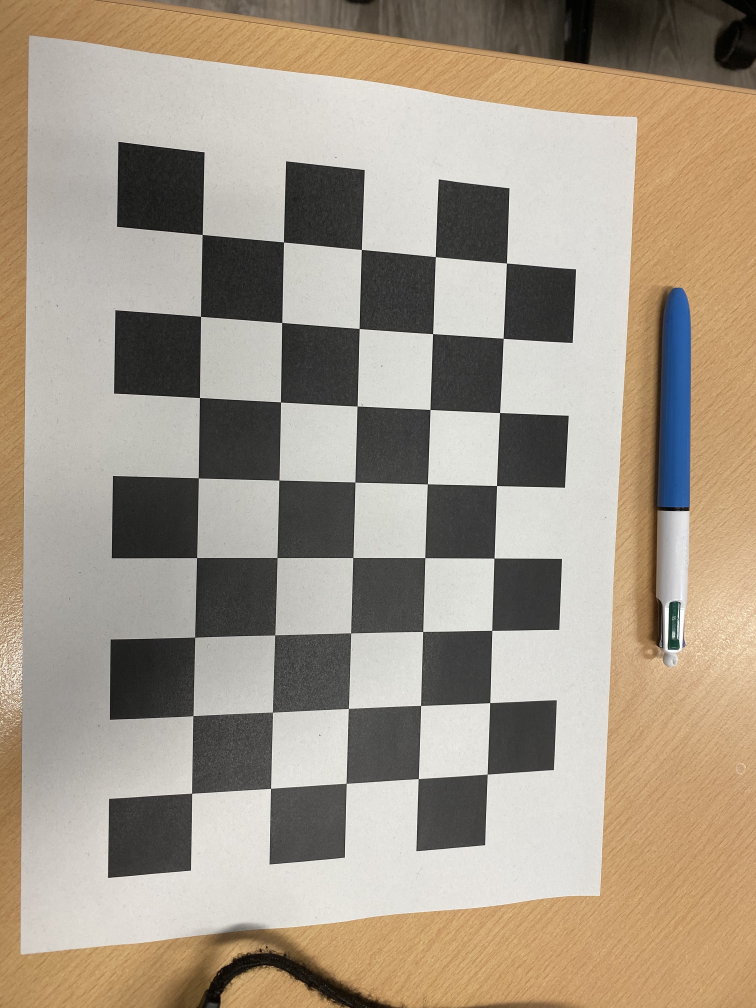
#> input picture 03_CV-LAB/pen.jpg, 3024 x 4032 px (shown at 1/4 size)
$ jupyter execute --allow-errors CVLab3_Calibration_ns.ipynb   (shell and % lines are left out)
#> lines starting #> are read from the running program, lines starting #| are printed output that depends on the picture; long printed decimals are rounded
[cell 1]
from google.colab import drive
drive.mount('/content/drive')

[cell 2]
import numpy as np
import matplotlib.pyplot as plt
import cv2

## World Reference Frame

**Different calibration images lead to different World Reference Frames**.
You can actually do your calibration by **moving the chessboard**, but the software sees those transformations as if you were **moving the camera**.

**Of course you can also move the camera to acquire the various calibration images.**

The position of the origin of the WRF on the chessboard is arbitrary, and different packages define it differently.

OpenCV > 2.2 places it so that:
* the **origin** lays on the **first row or column starting and ending with black squares**
* the resulting **z axis** in a **right-handed** reference frame **points away from the camera**.

Note that, in OpenCV to define the chessboard we use **the number of internal corners**.

[cell 3]
dirname = "chessboards/"
img_names = [dirname + str(i) + ".jpg" for i in range(13)]
print(img_names[0])

img = cv2.imread(img_names[0],cv2.IMREAD_GRAYSCALE)
#> (the rest of this cell did not finish here and is left out)

[cell 4]
pattern_size = (8,5) # number of inner corner, (columns, rows) for OpenCV
square_size = 26.5 #mm

# Use "found, corners = cv2.findChessboardCorners(img, pattern_size)" to detect corner in an image.
# "found" will be true if and only if all the 8x5 (40) corners will be detected in the image.
# If the image is too dark or too bright the algorithm may fail to detect corners.
#> (the rest of this cell did not finish here and is left out)

#> (a cell that did not finish here is left out)

#> (a cell that did not finish here is left out)

[cell 7]
#Let us create the 3D coordinate for each corner of the chessboard.
indices = np.indices(pattern_size, dtype=np.float32)
print(indices)
#Since we know that the distance between the corners is exactly 26.5mm we have
# to multiply these indices by square_size to get the real 3D x,y coordinates
indices *= square_size
print("Shape of indices: " , indices.shape)
print(indices)

[cell 8]
#We need a list of 3D-2D pairs. Since 2D points are expressed by OpenCV
#convention (x, y), we need to do the same for the 3D points
print(indices.shape)
coords_3D = np.transpose(indices, [2, 1, 0])
print("Transpose shape: " , coords_3D.shape)
coords_3D = coords_3D.reshape(-1, 2)
print(coords_3D.shape)

#Planar assumption (z=0) we need to add 0 as 3rd coordinate
pattern_points = np.concatenate([coords_3D, np.zeros([coords_3D.shape[0], 1], dtype=np.float32)], axis=-1)
print(pattern_points.shape)
print(pattern_points)

[cell 9]
#The process must be repeated for each image aquisistion of the chessboard
def processImage(filename):
    print('processing {}'.format(filename))
    img = cv2.imread(filename, cv2.IMREAD_GRAYSCALE)
    # Check image loaded correctly
    if img is None:
        print("Failed to load", filename)
        return None
    # Finding corners
    found, corners = cv2.findChessboardCorners(img, pattern_size)
    if found:
        # Refining corner position
        term = (cv2.TERM_CRITERIA_EPS + cv2.TERM_CRITERIA_COUNT, 5, 1)
        cv2.cornerSubPix(img, corners, (5, 5), (-1, -1), term)
    else:
        print('chessboard not found')
        return None
    print('OK')
    return corners.reshape(-1, 2)

[cell 10]
corners_list = [processImage(fn) for fn in img_names]

pattern_points_list = [pattern_points for i in range(len(img_names))]

**cv2.calibrateCamera()** returns:

* RMS (Root Mean Square Error): **Reprojection error in pixel** using the estimated camera parameters. The lower it is the better calibration you obtain. Usually it should be in a range **between 0.1 and 1** in good calibrations. If it is much larger than 1 you did some mistakes during the calibration process.

* camera_matrix: **Intrinsics parameters** of the camera expressed as 3x3 matrix

* dist_coefs: **lens distorsion** coefficents expressed as 1x5 array.

* rvecs: **rotations** of the cameras **for each chessboard image**. It is an array of dimension Nx3 where N are the number of images where you found the chessboard during calibration while 3 are the 3 DOF of the rotations.

* tvecs: **translations** of the cameras **for each chessboard image**. It is an array of dimension Nx3 where N are the number of images where you found the chessboard during calibration while 3 are the coordiante of the 3D translation vectors.

#> (a cell that did not finish here is left out)

#> (a cell that did not finish here is left out)

#> (a cell that did not finish here is left out)

#> (a cell that did not finish here is left out)

[cell 15]
# Measure the lenght of an object in 3D in mm
image_name = "pen.jpg"
#> image_name = 'pen.jpg'
image = cv2.imread(image_name)
#> image is the input picture: shape (4032, 3024, 3); mean B, G, R 136.5, 152.4, 164.4

corners_chessboard_pen = processImage(image_name)
#> in processImage (call 14), `img = cv2.imread(filename, cv2.IMREAD_GRAYSCALE)`:
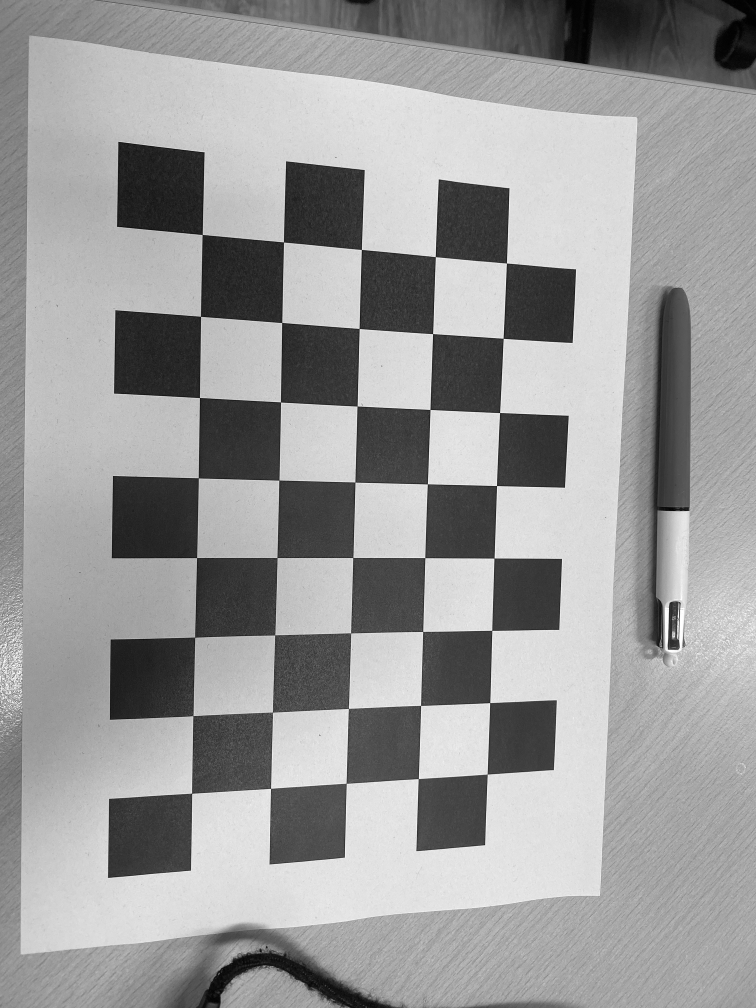
#> img: shape (4032, 3024) (shown at 1/4 size); min 0, max 255, mean 154.2
#> in processImage (call 14), `found, corners = cv2.findChessboardCorners(img, pattern_size)`: found = True; corners = 40 rows, first 8: [768.3, 3174.2], [772.5, 2865.1], [780.4, 2549.8], [787.9, 2232], [794.5, 1912.9], [799.4, 1591.4], [803.9, 1266.8], [810.1, 939.5]
#> corners_chessboard_pen = 40 pairs, first value 768.4 to 2026.9, second value 939.4 to 3174

# Finding homography between the two sets of points
homography = cv2.findHomography(pattern_points, corners_chessboard_pen)[0] #from 3D to 2D
#> homography = [[0.108, 12.89, 768.6], [-12.2, 2.03, 3174.7], [-0.000161, 0.000898, 1]]


# 2D points from the two ends of the pen
point2D_homogeneous_a = (2722, 1160, 1)
point2D_homogeneous_b = (2686, 2675, 1)
print("2D: ", point2D_homogeneous_a[:-1], point2D_homogeneous_b[:-1])

point3D_homogeneous_a = np.matmul(np.linalg.inv(homography), point2D_homogeneous_a)
#> point3D_homogeneous_a = [161.2, 157, 0.885]
point3D_a = point3D_homogeneous_a/point3D_homogeneous_a[-1]
#> point3D_a = [182.2, 177.4, 1]
point3D_a[-1] = 0

point3D_homogeneous_b = np.matmul(np.linalg.inv(homography), point2D_homogeneous_b)
#> point3D_homogeneous_b = [31.71, 156.5, 0.865]
point3D_b = point3D_homogeneous_b/point3D_homogeneous_b[-1]
#> point3D_b = [36.68, 181, 1]
point3D_b[-1] = 0
print("3D: ", point3D_a, point3D_b)
#| 3D:  [182.193 177.435   0.        ] [ 36.676 181.046   0.        ]

# Drawing line and circles
cv2.circle(image, (point2D_homogeneous_a[0], point2D_homogeneous_a[1]), 100, (0,0,255), 5)
cv2.circle(image, (point2D_homogeneous_b[0], point2D_homogeneous_b[1]), 100, (0,0,255), 5)
cv2.line(image, (point2D_homogeneous_a[0], point2D_homogeneous_a[1]),  (point2D_homogeneous_b[0], point2D_homogeneous_b[1]),(0,255,0),10)

dist = np.sqrt((point3D_a[0] - point3D_b[0])**2+(point3D_a[1] - point3D_b[1])**2)
#> dist = 145.6
print("Pen lenght {:.2f}mm".format(dist))
#| Pen lenght 145.56mm

plt.figure(figsize=(20,10))
plt.imshow(cv2.cvtColor(image,cv2.COLOR_BGR2RGB))
plt.show()
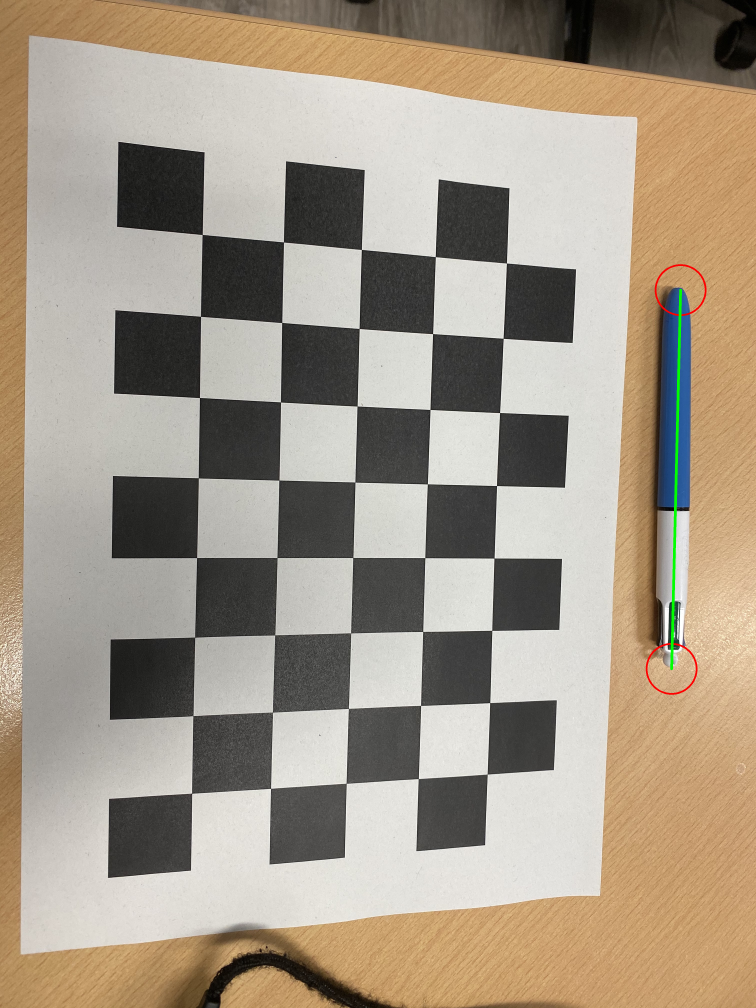
#> shown: shape (4032, 3024, 3) (shown at 1/4 size); mean R, G, B 164.3, 152.5, 136.2

[cell 16]
# Removal of perspective deformation

image_name = "pen.jpg"
image = cv2.imread(image_name)

# we have the ordered coordinates
rect = np.array([[124, 160], [2548, 472], [2404, 3572], [93, 3823]], dtype = "float32")
(tl, tr, br, bl) = rect
plt.imshow(cv2.cvtColor(image,cv2.COLOR_BGR2RGB))
plt.plot(rect[0,0], rect[0,1], 'ro') #tl
plt.plot(rect[1,0], rect[1,1], 'go') #tr
plt.plot(rect[2,0], rect[2,1], 'bo') #br
plt.plot(rect[3,0], rect[3,1], 'ko') #bl
plt.show()
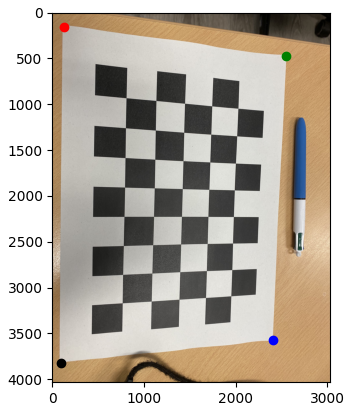
#> figure drawn by matplotlib, 1 panel
print(rect)

# compute the width of the new image, which will be the maximum distance between
# bottom-right and bottom-left x-coordinates or the top-right and top-left
# x-coordinates
widthA = np.sqrt(((br[0] - bl[0]) ** 2) + ((br[1] - bl[1]) ** 2))
widthB = np.sqrt(((tr[0] - tl[0]) ** 2) + ((tr[1] - tl[1]) ** 2))
maxWidth = max(int(widthA), int(widthB))

# compute the height of the new image, which will be the maximum distance
# between the top-right and bottom-right y-coordinates or the top-left and
# bottom-left y-coordinates
heightA = np.sqrt(((tr[0] - br[0]) ** 2) + ((tr[1] - br[1]) ** 2))
heightB = np.sqrt(((tl[0] - bl[0]) ** 2) + ((tl[1] - bl[1]) ** 2))
maxHeight = max(int(heightA), int(heightB))

# now that we have the dimensions of the new image, construct the set of
# destination points to obtain a "birds eye view", (i.e. top-down view) of the
# image
dst = np.array([
    [0, 0],
    [maxWidth - 1, 0],
    [maxWidth - 1, maxHeight - 1],
    [0, maxHeight - 1]], dtype = "float32")

print(rect.shape)
print(dst.shape)

# compute the perspective transform matrix and then apply it
M = cv2.getPerspectiveTransform(rect, dst)
warped = cv2.warpPerspective(image, M, (maxWidth, maxHeight))
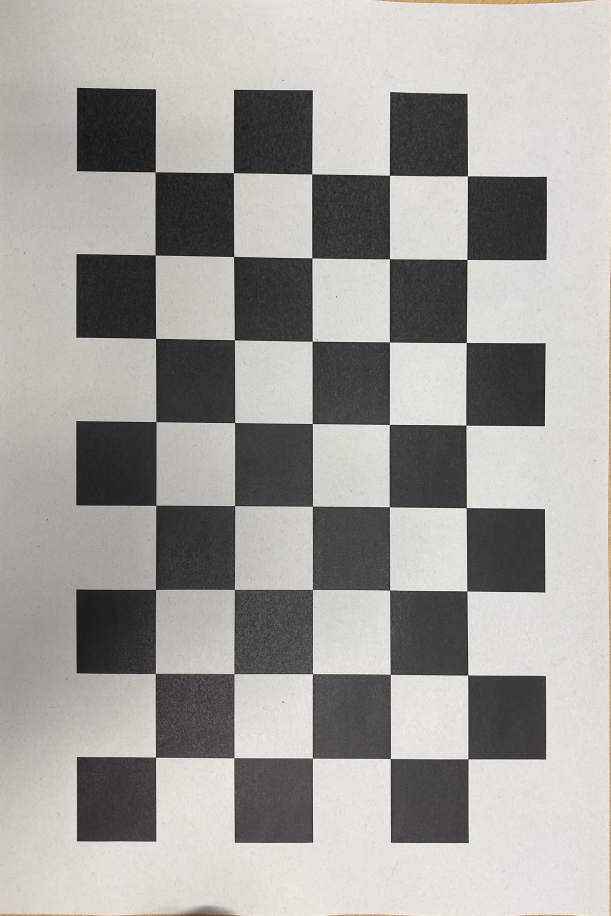
#> warped: shape (3663, 2443, 3) (shown at 1/4 size); mean B, G, R 155.7, 160.2, 161.5

plt.imshow(cv2.cvtColor(warped, cv2.COLOR_BGR2RGB))
plt.show()
